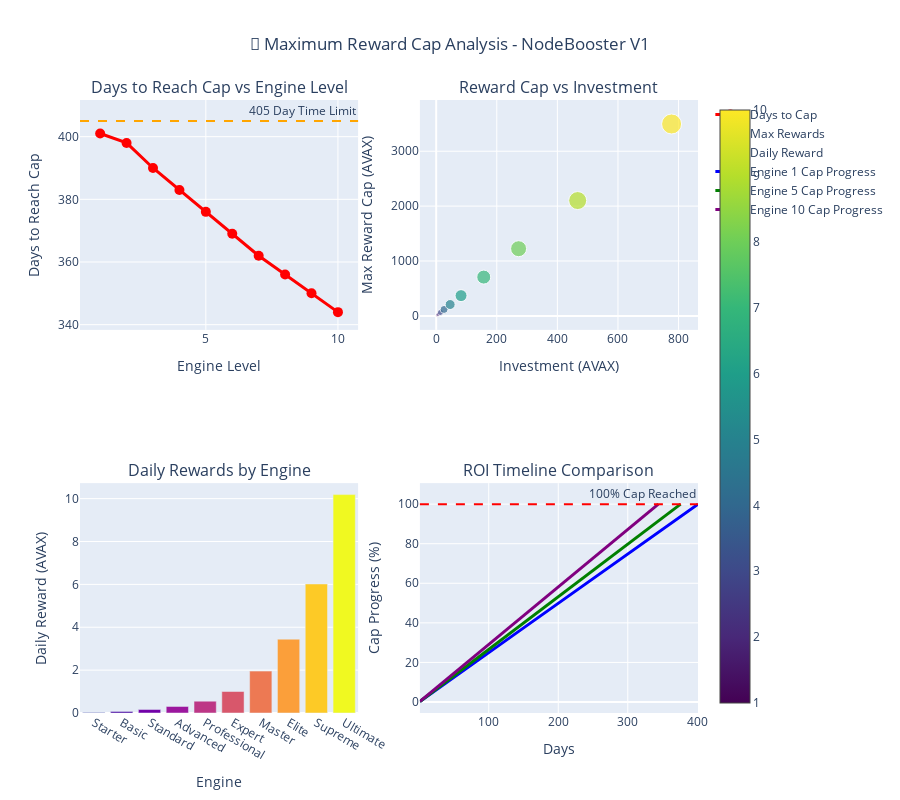

Notebook code for this chart:
### Code cell
# Create comprehensive cap analysis visualization
fig = make_subplots(
    rows=2, cols=2,
    subplot_titles=("Days to Reach Cap vs Engine Level", "Reward Cap vs Investment", 
                    "Daily Rewards by Engine", "ROI Timeline Comparison"),
    specs=[[{"secondary_y": False}, {"secondary_y": False}],
           [{"secondary_y": False}, {"secondary_y": False}]]
)

# Prepare data for all engines
all_engines_data = []
for engine_id in range(1, 11):
    df, stats = simulate_rewards_with_cap(engine_id)
    engine_info = engines_with_caps[engine_id]
    
    all_engines_data.append({
        "engine_id": engine_id,
        "name": engine_info["name"],
        "cumulative_cost": stats["cumulative_cost"],
        "max_reward_cap": stats["max_reward_cap"],
        "days_to_cap": stats["days_to_cap"],
        "daily_reward": stats["daily_reward"],
        "roi_percent": (stats["max_reward_cap"] / stats["cumulative_cost"]) * 100,
        "cap_reached_before_time": stats["days_to_cap"] < 405
    })

analysis_df = pd.DataFrame(all_engines_data)

# Plot 1: Days to Cap
fig.add_trace(
    go.Scatter(
        x=analysis_df["engine_id"],
        y=analysis_df["days_to_cap"],
        mode='markers+lines',
        name='Days to Cap',
        marker=dict(size=10, color='red'),
        line=dict(width=3)
    ),
    row=1, col=1
)

# Add 405-day limit line
fig.add_hline(y=405, line_dash="dash", line_color="orange", 
              annotation_text="405 Day Time Limit", row=1, col=1)

# Plot 2: Reward Cap vs Investment
fig.add_trace(
    go.Scatter(
        x=analysis_df["cumulative_cost"],
        y=analysis_df["max_reward_cap"],
        mode='markers',
        name='Max Rewards',
        marker=dict(size=analysis_df["engine_id"]*2, color=analysis_df["engine_id"], 
                   colorscale='Viridis', showscale=True),
        text=analysis_df["name"],
        textposition="top center"
    ),
    row=1, col=2
)

# Plot 3: Daily Rewards
fig.add_trace(
    go.Bar(
        x=analysis_df["name"],
        y=analysis_df["daily_reward"],
        name='Daily Reward',
        marker_color=analysis_df["engine_id"],
        marker_colorscale='Plasma'
    ),
    row=2, col=1
)

# Plot 4: ROI Timeline for select engines
select_engines = [1, 5, 10]
colors = ['blue', 'green', 'purple']

for i, engine_id in enumerate(select_engines):
    df, stats = simulate_rewards_with_cap(engine_id, 450)
    
    fig.add_trace(
        go.Scatter(
            x=df["day"],
            y=df["cap_percentage"],
            mode='lines',
            name=f'Engine {engine_id} Cap Progress',
            line=dict(width=3, color=colors[i])
        ),
        row=2, col=2
    )

# Add 100% cap line
fig.add_hline(y=100, line_dash="dash", line_color="red", 
              annotation_text="100% Cap Reached", row=2, col=2)

# Update layout
fig.update_layout(
    title_text="🚫 Maximum Reward Cap Analysis - NodeBooster V1",
    height=800,
    showlegend=True,
    title_x=0.5
)

# Update axes
fig.update_xaxes(title_text="Engine Level", row=1, col=1)
fig.update_yaxes(title_text="Days to Reach Cap", row=1, col=1)

fig.update_xaxes(title_text="Investment (AVAX)", row=1, col=2)
fig.update_yaxes(title_text="Max Reward Cap (AVAX)", row=1, col=2)

fig.update_xaxes(title_text="Engine", row=2, col=1)
fig.update_yaxes(title_text="Daily Reward (AVAX)", row=2, col=1)

fig.update_xaxes(title_text="Days", row=2, col=2)
fig.update_yaxes(title_text="Cap Progress (%)", row=2, col=2)

fig.show()

print("📊 Key Insights from Cap Analysis:")
print("=" * 40)
print(f"🎯 ALL engines reach reward cap before 405-day time limit")
print(f"⚡ Fastest to cap: Engine {analysis_df.loc[analysis_df['days_to_cap'].idxmin(), 'name']} ({analysis_df['days_to_cap'].min()} days)")
print(f"🐌 Slowest to cap: Engine {analysis_df.loc[analysis_df['days_to_cap'].idxmax(), 'name']} ({analysis_df['days_to_cap'].max()} days)")
print(f"💰 Highest daily reward: Engine {analysis_df.loc[analysis_df['daily_reward'].idxmax(), 'name']} ({analysis_df['daily_reward'].max():.3f} AVAX/day)")
print(f"🔒 All engines guaranteed 450% ROI within ~{analysis_df['days_to_cap'].max()} days")

### Figure 1 — Plotly figure (JSON) as saved in the notebook; plotly's stock layout.template omitted (floating-point values rounded to 4 significant figures; data arrays with more than 128 entries replaced by an {"elided": "..."} marker saying what was removed)
{"data": [{"line": {"width": 3}, "marker": {"color": "red", "size": 10}, "mode": "markers+lines", "name": "Days to Cap", "type": "scatter", "x": [1, 2, 3, 4, 5, 6, 7, 8, 9, 10], "xaxis": "x", "y": [401, 398, 390, 383, 376, 369, 362, 356, 350, 344], "yaxis": "y"}, {"marker": {"color": [1, 2, 3, 4, 5, 6, 7, 8, 9, 10], "colorscale": [[0, "#440154"], [0.1111, "#482878"], [0.2222, "#3e4989"], [0.3333, "#31688e"], [0.4444, "#26828e"], [0.5556, "#1f9e89"], [0.6667, "#35b779"], [0.7778, "#6ece58"], [0.8889, "#b5de2b"], [1, "#fde725"]], "showscale": true, "size": [2, 4, 6, 8, 10, 12, 14, 16, 18, 20]}, "mode": "markers", "name": "Max Rewards", "text": ["Starter", "Basic", "Standard", "Advanced", "Professional", "Expert", "Master", "Elite", "Supreme", "Ultimate"], "textposition": "top center", "type": "scatter", "x": [2, 6, 14, 26, 46, 82, 157, 272, 467, 777], "xaxis": "x2", "y": [9.0, 27.0, 63.0, 117.0, 207.0, 369.0, 706.5, 1224.0, 2102.0, 3496.0], "yaxis": "y2"}, {"marker": {"color": [1, 2, 3, 4, 5, 6, 7, 8, 9, 10], "colorscale": [[0, "#0d0887"], [0.1111, "#46039f"], [0.2222, "#7201a8"], [0.3333, "#9c179e"], [0.4444, "#bd3786"], [0.5556, "#d8576b"], [0.6667, "#ed7953"], [0.7778, "#fb9f3a"], [0.8889, "#fdca26"], [1, "#f0f921"]]}, "name": "Daily Reward", "type": "bar", "x": ["Starter", "Basic", "Standard", "Advanced", "Professional", "Expert", "Master", "Elite", "Supreme", "Ultimate"], "xaxis": "x3", "y": [0.02244, 0.068, 0.1618, 0.3062, 0.552, 1.002, 1.954, 3.445, 6.019, 10.19], "yaxis": "y3"}, {"line": {"color": "blue", "width": 3}, "mode": "lines", "name": "Engine 1 Cap Progress", "type": "scatter", "x": {"elided": "401 int values"}, "xaxis": "x4", "y": {"elided": "401 float values"}, "yaxis": "y4"}, {"line": {"color": "green", "width": 3}, "mode": "lines", "name": "Engine 5 Cap Progress", "type": "scatter", "x": {"elided": "376 int values"}, "xaxis": "x4", "y": {"elided": "376 float values"}, "yaxis": "y4"}, {"line": {"color": "purple", "width": 3}, "mode": "lines", "name": "Engine 10 Cap Progress", "type": "scatter", "x": {"elided": "344 int values"}, "xaxis": "x4", "y": {"elided": "344 float values"}, "yaxis": "y4"}], "layout": {"annotations": [{"font": {"size": 16}, "showarrow": false, "text": "Days to Reach Cap vs Engine Level", "x": 0.225, "xanchor": "center", "xref": "paper", "y": 1, "yanchor": "bottom", "yref": "paper"}, {"font": {"size": 16}, "showarrow": false, "text": "Reward Cap vs Investment", "x": 0.775, "xanchor": "center", "xref": "paper", "y": 1, "yanchor": "bottom", "yref": "paper"}, {"font": {"size": 16}, "showarrow": false, "text": "Daily Rewards by Engine", "x": 0.225, "xanchor": "center", "xref": "paper", "y": 0.375, "yanchor": "bottom", "yref": "paper"}, {"font": {"size": 16}, "showarrow": false, "text": "ROI Timeline Comparison", "x": 0.775, "xanchor": "center", "xref": "paper", "y": 0.375, "yanchor": "bottom", "yref": "paper"}, {"showarrow": false, "text": "405 Day Time Limit", "x": 1, "xanchor": "right", "xref": "x domain", "y": 405, "yanchor": "bottom", "yref": "y"}, {"showarrow": false, "text": "100% Cap Reached", "x": 1, "xanchor": "right", "xref": "x4 domain", "y": 100, "yanchor": "bottom", "yref": "y4"}], "height": 800, "shapes": [{"line": {"color": "orange", "dash": "dash"}, "type": "line", "x0": 0, "x1": 1, "xref": "x domain", "y0": 405, "y1": 405, "yref": "y"}, {"line": {"color": "red", "dash": "dash"}, "type": "line", "x0": 0, "x1": 1, "xref": "x4 domain", "y0": 100, "y1": 100, "yref": "y4"}], "showlegend": true, "title": {"text": "🚫 Maximum Reward Cap Analysis - NodeBooster V1", "x": 0.5}, "xaxis": {"anchor": "y", "domain": [0, 0.45], "title": {"text": "Engine Level"}}, "xaxis2": {"anchor": "y2", "domain": [0.55, 1], "title": {"text": "Investment (AVAX)"}}, "xaxis3": {"anchor": "y3", "domain": [0, 0.45], "title": {"text": "Engine"}}, "xaxis4": {"anchor": "y4", "domain": [0.55, 1], "title": {"text": "Days"}}, "yaxis": {"anchor": "x", "domain": [0.625, 1], "title": {"text": "Days to Reach Cap"}}, "yaxis2": {"anchor": "x2", "domain": [0.625, 1], "title": {"text": "Max Reward Cap (AVAX)"}}, "yaxis3": {"anchor": "x3", "domain": [0, 0.375], "title": {"text": "Daily Reward (AVAX)"}}, "yaxis4": {"anchor": "x4", "domain": [0, 0.375], "title": {"text": "Cap Progress (%)"}}}}
